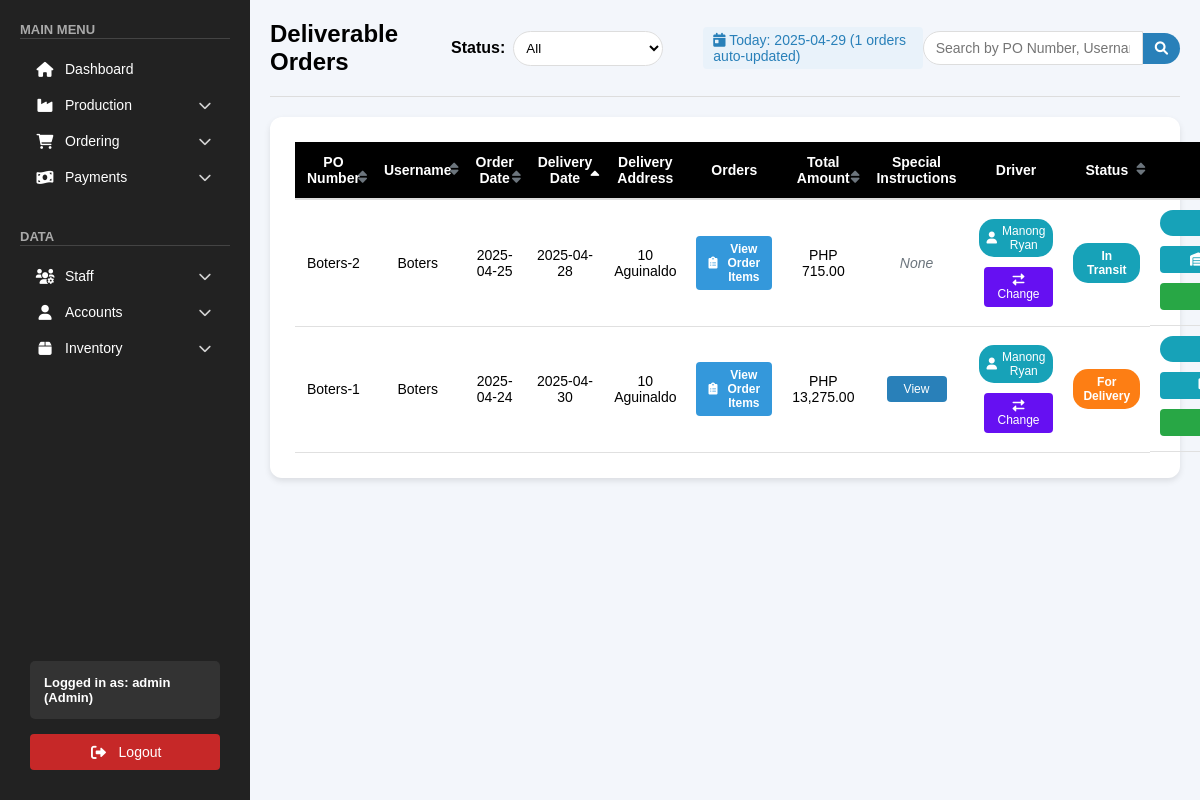
/public/pages/deliverable_orders.php (signed in), run on an earlier commit of the app's database.
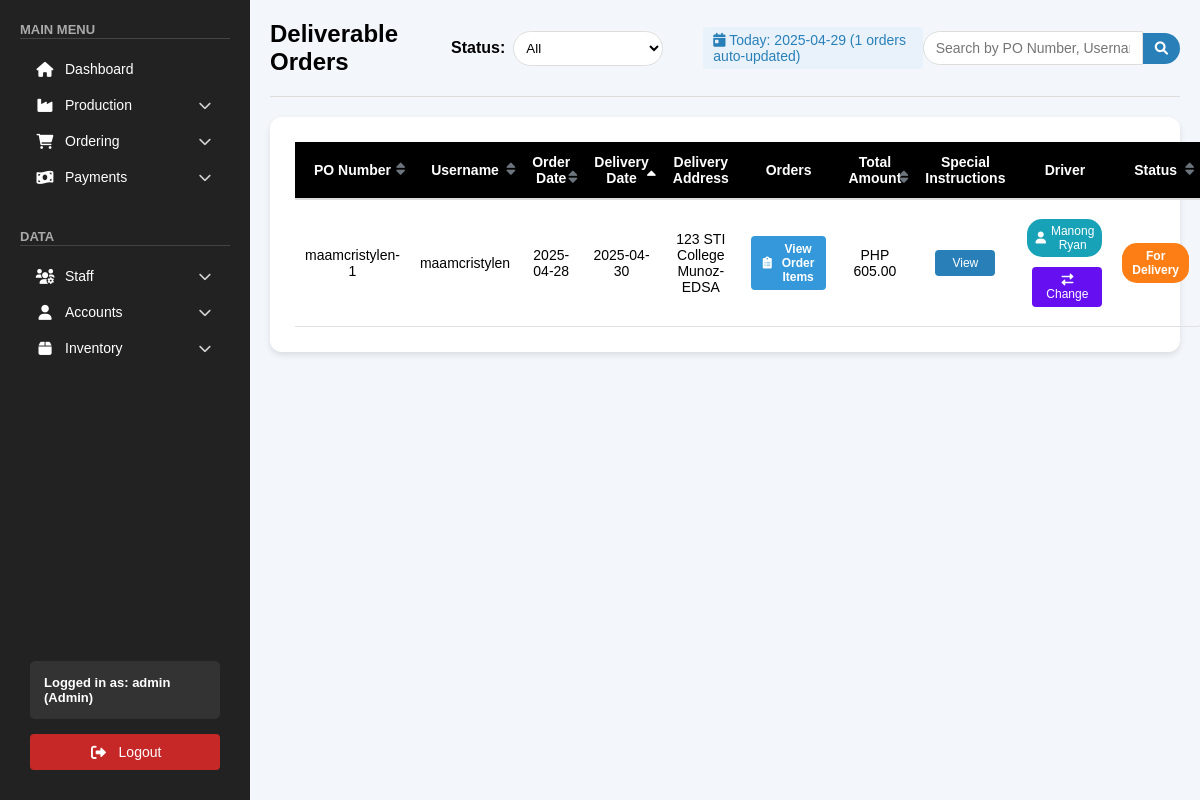
And on a later commit of the database.
### tables this page shows
CREATE TABLE `orders` (
  `id` int(11) NOT NULL,
  `po_number` varchar(255) NOT NULL,
  `username` varchar(255) NOT NULL,
  `company` varchar(255) DEFAULT NULL,
  `order_date` date NOT NULL,
  `delivery_date` date NOT NULL,
  `delivery_address` varchar(255) DEFAULT NULL,
  `orders` longtext DEFAULT NULL CHECK (json_valid(`orders`)),
  `total_amount` decimal(10,2) NOT NULL,
  `status` enum('Pending','Active','For Delivery','In Transit','Rejected','Completed') NOT NULL DEFAULT 'Pending',
  `driver_assigned` tinyint(1) NOT NULL DEFAULT 0 COMMENT 'Flag to track if a driver has been assigned to this order',
  `contact_number` varchar(20) DEFAULT NULL,
  `special_instructions` text DEFAULT NULL,
  `subtotal` decimal(10,2) DEFAULT 0.00,
  `progress` int(11) DEFAULT 0,
  `completed_items` longtext DEFAULT NULL,
  `item_progress_data` longtext DEFAULT NULL,
  `quantity_progress_data` longtext DEFAULT NULL,
  `item_progress_percentages` longtext DEFAULT NULL
);

### public/pages/deliverable_orders.php (the view, shortened to what the rows shown need)
<?php
include "../../backend/db_connection.php";
$current_date = date('Y-m-d');
$sortColumn = $_GET['sort'] ?? 'delivery_date';
$sortOrder = $_GET['order'] ?? 'ASC';
$whereClause = "WHERE o.status IN ('For Delivery', 'In Transit')";
$sql = "SELECT o.po_number, o.username, o.order_date, o.delivery_date, o.delivery_address,
        o.orders, o.total_amount, o.status, o.driver_assigned, o.special_instructions, o.company,
        IFNULL(da.driver_id, 0) as driver_id, IFNULL(d.name, '') as driver_name
        FROM orders o
        LEFT JOIN driver_assignments da ON o.po_number = da.po_number
        LEFT JOIN drivers d ON da.driver_id = d.id
        $whereClause
        ORDER BY o.$sortColumn $sortOrder";
$orders = [];
$orderStmt = $conn->prepare($sql);
if ($orderStmt) {
    $orderStmt->execute();
    $orderResult = $orderStmt->get_result();
    if ($orderResult && $orderResult->num_rows > 0) {
        while ($row = $orderResult->fetch_assoc()) {
            $orders[] = $row;
        }
    }
} else {
    error_log("SQL Error in deliverable_orders.php: " . $conn->error);
}
?>
<!DOCTYPE html>
<html lang="en">
<head>
    <link rel="stylesheet" href="/css/orders.css">
    <link rel="stylesheet" href="/css/sidebar.css">
    <link rel="stylesheet" href="/css/toast.css">
    <link rel="stylesheet" href="https://cdnjs.cloudflare.com/ajax/libs/font-awesome/6.0.0/css/all.min.css">
    <link rel="stylesheet" href="https://code.jquery.com/ui/1.12.1/themes/base/jquery-ui.css">
</head>
<body>
    <div class="main-content">
        <div class="orders-header">
            <div class="header-content">
                <h1 class="page-title">Deliverable Orders</h1>
            </div>
        </div>
        <div class="orders-table-container">
            <table class="orders-table">
                <thead>
                    <tr>
                        <th class="sort-header <?= $sortColumn == 'po_number' ? ($sortOrder == 'ASC' ? 'asc' : 'desc') : '' ?>" data-column="po_number">PO Number</th>
                        <th class="sort-header <?= $sortColumn == 'username' ? ($sortOrder == 'ASC' ? 'asc' : 'desc') : '' ?>" data-column="username">Username</th>
                        <th class="sort-header <?= $sortColumn == 'order_date' ? ($sortOrder == 'ASC' ? 'asc' : 'desc') : '' ?>" data-column="order_date">Order Date</th>
                        <th class="sort-header <?= $sortColumn == 'delivery_date' ? ($sortOrder == 'ASC' ? 'asc' : 'desc') : '' ?>" data-column="delivery_date">Delivery Date</th>
                        <th>Delivery Address</th>
                        <th>Orders</th>
                        <th class="sort-header <?= $sortColumn == 'total_amount' ? ($sortOrder == 'ASC' ? 'asc' : 'desc') : '' ?>" data-column="total_amount">Total Amount</th>
                        <th>Special Instructions</th>
                        <th>Driver</th>
                        <th class="sort-header <?= $sortColumn == 'status' ? ($sortOrder == 'ASC' ? 'asc' : 'desc') : '' ?>" data-column="status">Status</th>
                        <th>Actions</th>
                    </tr>
                </thead>
                <tbody>
                    <?php if (count($orders) > 0): ?>
                        <?php foreach ($orders as $order):
                            $isDeliveryDay = ($order['delivery_date'] === $current_date);
                        ?>
                            <tr class="order-row" data-status="<?= htmlspecialchars($order['status']) ?>">
                                <td><?= htmlspecialchars($order['po_number']) ?></td>
                                <td><?= htmlspecialchars($order['username']) ?></td>
                                <td><?= htmlspecialchars($order['order_date']) ?></td>
                                <td class="<?= $isDeliveryDay ? 'today-delivery' : '' ?>">
                                    <?= htmlspecialchars($order['delivery_date']) ?>
                                </td>
                                <td><?= htmlspecialchars($order['delivery_address']) ?></td>
                                <td>
                                    <button class="view-orders-btn" onclick="viewOrderDetails('<?= htmlspecialchars($order['po_number']) ?>')">
                                        <i class="fas fa-clipboard-list"></i>
                                        View Order Items
                                    </button>
                                </td>
                                <td>PHP <?= htmlspecialchars(number_format($order['total_amount'], 2)) ?></td>
                                <td>
                                    <?php if (!empty($order['special_instructions'])): ?>
                                        <button class="instructions-btn" onclick="viewSpecialInstructions('<?= htmlspecialchars(addslashes($order['po_number'])) ?>', '<?= htmlspecialchars(addslashes($order['special_instructions'])) ?>')">
                                            View
                                        </button>
                                    <?php else: ?>
                                        <span class="no-instructions">None</span>
                                    <?php endif; ?>
                                </td>
                                <td>
                                    <?php if ($order['driver_assigned'] && !empty($order['driver_name'])): ?>
                                        <div class="driver-badge">
                                            <i class="fas fa-user"></i> <?= htmlspecialchars($order['driver_name']) ?>
                                        </div>
                                        <button class="driver-btn" onclick="openDriverModal('<?= htmlspecialchars($order['po_number']) ?>', <?= $order['driver_id'] ?>, '<?= htmlspecialchars($order['driver_name']) ?>')">
                                            <i class="fas fa-exchange-alt"></i> Change
                                        </button>
                                    <?php else: ?>
                                        <span class="no-driver">No driver assigned</span>
                                    <?php endif; ?>
                                </td>
                                <td>
                                    <?php if ($order['status'] === 'For Delivery'): ?>
                                        <span class="status-badge status-for-delivery">For Delivery</span>
                                    <?php else: ?>
                                        <span class="status-badge status-in-transit">In Transit</span>
                                    <?php endif; ?>
                                </td>
                                <td class="action-buttons-cell">
                                    <button class="download-btn" onclick="downloadPODirectly(
                                        '<?= htmlspecialchars($order['po_number']) ?>',
                                        '<?= htmlspecialchars($order['username']) ?>',
                                        '<?= htmlspecialchars($order['company'] ?? '') ?>',
                                        '<?= htmlspecialchars($order['order_date']) ?>',
                                        '<?= htmlspecialchars($order['delivery_date']) ?>',
                                        '<?= htmlspecialchars($order['delivery_address']) ?>',
                                        '<?= htmlspecialchars(addslashes($order['orders'])) ?>',
                                        '<?= htmlspecialchars($order['total_amount']) ?>',
                                        '<?= htmlspecialchars(addslashes($order['special_instructions'] ?? '')) ?>'
                                    )">
                                    </button>
                                    <?php if ($order['status'] === 'For Delivery'): ?>
                                        <button class="toggle-transit-btn" onclick="openStatusChangeModal('<?= htmlspecialchars($order['po_number']) ?>', 'In Transit')">
                                        </button>
                                    <?php else: ?>
                                        <button class="toggle-transit-btn" onclick="openStatusChangeModal('<?= htmlspecialchars($order['po_number']) ?>', 'For Delivery')">
                                            <i class="fas fa-warehouse"></i> Mark For Delivery
                                        </button>
                                    <?php endif; ?>
                                    <button class="complete-delivery-btn" onclick="openCompleteModal('<?= htmlspecialchars($order['po_number']) ?>', '<?= htmlspecialchars($order['username']) ?>')">
                                    </button>
                                </td>
                            </tr>
                        <?php endforeach; ?>
                    <?php else: ?>
                        <tr>
                            <td colspan="11" class="no-orders">No orders ready for delivery.</td>
                        </tr>
                    <?php endif; ?>
                </tbody>
            </table>
        </div>
    </div>
</body>
</html>

What changed in the data, as far as the page shows it:
removed orders: po_number "Boters-2", username "Boters", order_date "2025-04-25", delivery_date "2025-04-28", delivery_address "10 Aguinaldo", total_amount "715.00", special_instructions "None", driver_name "Manong Ryan", status "In Transit"
removed orders: po_number "Boters-1", username "Boters", order_date "2025-04-24", delivery_date "2025-04-30", delivery_address "10 Aguinaldo", total_amount "13,275.00", driver_name "Manong Ryan", status "For Delivery"
added orders: po_number "maamcristylen-1", username "maamcristylen", order_date "2025-04-28", delivery_date "2025-04-30", delivery_address "123 STI College Munoz-EDSA", total_amount "605.00", driver_name "Manong Ryan", status "For Delivery"
